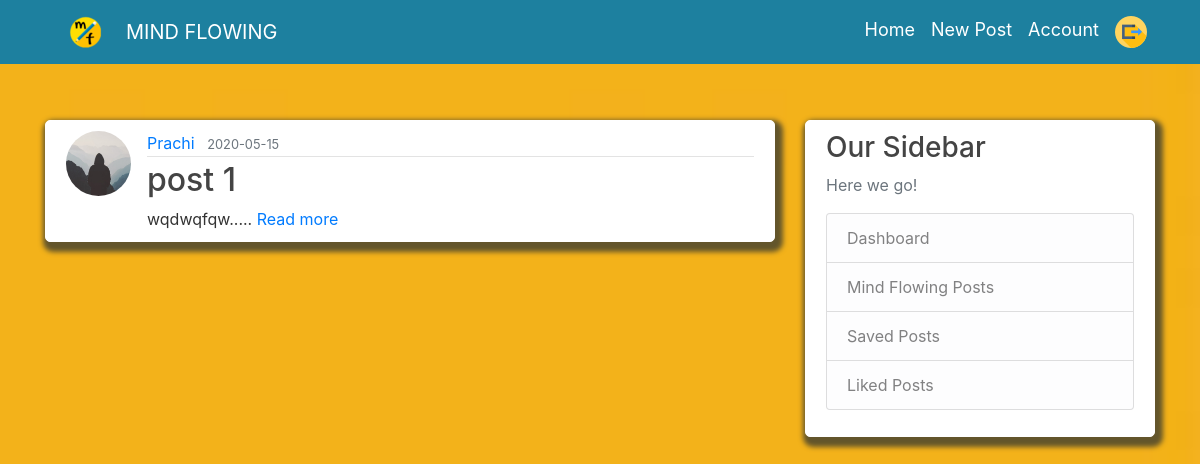
The app's page /save/Malav (signed in) with its own data.
### flaskblog/models.py (models this page shows, shortened)
class Post(db.Model,UserMixin):
    id = db.Column(db.Integer, primary_key=True)
    title = db.Column(db.String(100), nullable=False)
    date_posted = db.Column(db.DateTime, nullable=False, default=datetime.utcnow)
    content = db.Column(db.Text, nullable=False)
    user_id = db.Column(db.Integer, db.ForeignKey('user.id'), nullable=False)
    likes = db.relationship('PostLike', backref='post', lazy='dynamic')
    unlikes = db.relationship('PostUnLike', backref='post', lazy='dynamic')
    comments = db.relationship('PostComment',backref='post',lazy='dynamic')
    saves = db.relationship('PostSave', backref='post', lazy='dynamic')
    image = db.Column(db.String(100))

class User(db.Model, UserMixin):
    id = db.Column(db.Integer, primary_key=True)
    username = db.Column(db.String(20), unique=True, nullable=False)
    email = db.Column(db.String(120), unique=True, nullable=False)
    image_file = db.Column(db.String(20), nullable=False, default='default.jpg')
    password = db.Column(db.String(60), nullable=False)
    posts = db.relationship('Post', backref='author', lazy=True)
    liked = db.relationship('PostLike',foreign_keys='PostLike.user_id', backref='user', lazy='dynamic')
    saved = db.relationship('PostSave',foreign_keys='PostSave.user_id', backref='user', lazy='dynamic')
    unliked = db.relationship('PostUnLike',foreign_keys='PostUnLike.user_id', backref='user', lazy='dynamic')
    commented = db.relationship('PostComment',foreign_keys='PostComment.user_id',backref='user',lazy='dynamic')
    image = db.relationship('PostComment',foreign_keys='PostComment.user_id',backref='img',lazy=True)
    confirmed = db.Column(db.Boolean, nullable=False, default=False)
    followed = db.relationship('Follow',
                               foreign_keys='Follow.follower_id',
                               backref=db.backref('follower', lazy='joined'),
                               lazy='dynamic',
                               cascade='all, delete-orphan')
    followers = db.relationship('Follow',
                                foreign_keys='Follow.followed_id',
                                backref=db.backref('followed', lazy='joined'),
                                lazy='dynamic',
                                cascade='all, delete-orphan')

### flaskblog/routes.py (the view)
@app.route('/save/<username>', methods=['GET'])
@login_required
def save_post(username):
    user =User.query.filter_by(username=username).first()
    if user == current_user:
        postsave = (db.session.query(PostSave.post_id).filter(PostSave.user_id==user.id))
        posts = (db.session.query(Post).filter(Post.id.in_(postsave)).all())
    return render_template('save_post.html', posts=posts,user=user)

### flaskblog/models.py (called while the page is built)
@login_manager.user_loader
def load_user(user_id):
    return User.query.get(int(user_id))

### flaskblog/templates/save_post.html
{% extends "layout.html" %}
{% block content %}
{% if posts %}
{% for post in posts %}
<article class="media content-section">
    <img class="rounded-circle article-img"
        src="{{ url_for('static', filename='profile_pics/' + post.author.image_file) }}">
    <div class="media-body">
        <div class="article-metadata">
            <a class="mr-2"
                href="{{ url_for('user_posts', username=post.author.username) }}">{{ post.author.username }}</a>
            <small class="text-muted">{{ post.date_posted.strftime('%Y-%m-%d') }}</small>
        </div>
        <h2><a class="article-title" href="{{ url_for('post', post_id=post.id) }}">{{ post.title }}</a></h2>
        <span class="article-content">
            <span class=" mt-3">{{post.content| truncate(300) | safe }}.....</span>
            <a href="{{url_for('post',post_id=post.id)}}">Read more</a></span>
    </div>
</article>
{% endfor %}
{% else %}
<h3 style="text-align: center;">You haven't saved any post yet!</h3>
{% endif %}
{% endblock content %}

### flaskblog/static/main.css (style rules this page uses)
body { background: white; color: #333333; margin-top: 5rem; background: url("images/yellow.jpeg") no-repeat center center fixed; -webkit-background-size: cover; -moz-background-size: cover; -o-background-size: cover; background-size: cover; background-position: 0 20px; }
h1, h2, h3, h4, h5, h6 { color: #444444; }
.content-section { background: #ffffff; padding: 10px 20px; border: 0.5px solid white; border-radius: 5px; margin-bottom: 20px; box-shadow: 3px 5px 5px 5px #63552b; margin-top: 40px; }
.article-title { color: #444444; }
.article-img { height: 65px; width: 65px; margin-right: 16px; }
.article-metadata { padding-bottom: 1px; margin-bottom: 4px; border-bottom: 1px solid #e3e3e3 }

### records on screen
Post: image_file (placeholder picture), author.username "Prachi", date_posted "2020-05-15", title "post 1", content "wqdwqfqw"
